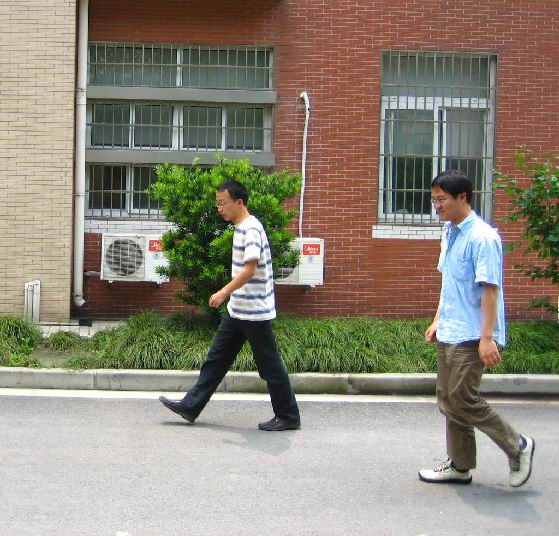
#> input picture Origin_data/Images/FudanPed00001.png, 559 x 536 px, given in place of the camera
$ python training_data.py
#> lines starting #> are read from the running program, lines starting #| are printed output that depends on the picture; after the words box and inside, x2 and y2 are one past the last pixel; in counts of white or black regions, pixels touching at a corner belong together
import random
import string
import cv2
import numpy as np

rect_length = 300

min_YCrCb = np.array([0, 133, 77], np.uint8)
max_YCrCb = np.array([235, 173, 127], np.uint8)

iterations = 3


def get_area(cnt):
    return cv2.contourArea(cnt)


def get_center_contour(cnt):
    x, y, w, h = cv2.boundingRect(cnt)
    return int(x + w / 2), int(y + h / 2)


def get_contour(frame):
    image_YCrCb = cv2.cvtColor(frame, cv2.COLOR_BGR2YCR_CB)  # Convert the input frame from RGB to YCrCb
    # Apply histogram equalization:
    channels = cv2.split(image_YCrCb)
    clahe = cv2.createCLAHE(clipLimit=2.0, tileGridSize=(8, 8))
    clahe.apply(channels[0], channels[0])
    cv2.merge(channels, image_YCrCb)

    # Filter non-human colors:
    skinRegionYCrCb = cv2.inRange(image_YCrCb, min_YCrCb, max_YCrCb)
    # Apply morphology:
    skinRegionYCrCb = cv2.erode(skinRegionYCrCb, np.ones((3, 3), np.uint8), iterations=iterations)
    skinRegionYCrCb = cv2.dilate(skinRegionYCrCb, np.ones((3, 3), np.uint8), iterations=iterations)
    skinRegionYCrCb = cv2.dilate(skinRegionYCrCb, np.ones((3, 3), np.uint8), iterations=iterations)
    skinRegionYCrCb = cv2.erode(skinRegionYCrCb, np.ones((3, 3), np.uint8), iterations=iterations)
    # Apply gaussian blur:
    skinRegionYCrCb = cv2.GaussianBlur(skinRegionYCrCb, (5, 5), 100)

    # Find the contours in the frame
    contours, hierarchy = cv2.findContours(skinRegionYCrCb, cv2.RETR_CCOMP, cv2.CHAIN_APPROX_SIMPLE)

    # Find the largest contour in the red rectangle:
    good_contours = []
    for cnt in contours:
        x, y = get_center_contour(cnt)
        if x < rect_length:
            good_contours.append(cnt)
    # Sort them by area:
    good_contours.sort(key=get_area, reverse=True)
    # Draw the red rectangle:
    cv2.rectangle(frame, (0, 0), (rect_length, 500 - 20), [0, 0, 255], 5)
    try:
        return good_contours[0]
    except:
        return None


def random_string(string_length=10):
    """Generate a random string of fixed length """
    letters = string.ascii_lowercase
    return ''.join(random.choice(letters) for i in range(string_length))


cap = cv2.VideoCapture(0)


while True:
    root = "Training_data"
    ret, pic = cap.read()
#> pic is the input picture: shape (536, 559, 3); mean B, G, R 121.2, 135.3, 142.5
    name = random_string(8)  # Get a random name for the image
    cv2.imwrite(root + "/Images/i{}.png".format(name), pic)  # Save the original image in "Images"
    try:
        height, width, channels = pic.shape  # Get the correct dimensions of the image
#> height = 536; width = 559; channels = 3
        blank_image = np.zeros((height, width, channels), np.uint8)  # Make an empty black picture
        # Draw the contour of the hand on the empty picture. The contours color is the binary image color of 1:
        cv2.drawContours(blank_image, [get_contour(pic)], -1, (1, 1, 1), -1)
#> in get_contour, `image_YCrCb = cv2.cvtColor(frame, cv2.COLOR_BGR2YCR_CB)`: image_YCrCb: shape (536, 559, 3); mean of channels 0, 1, 2 135.8, 132.8, 119.8
#> in get_contour, `skinRegionYCrCb = cv2.inRange(image_YCrCb, min_YCrCb, max_YCrCb)`:
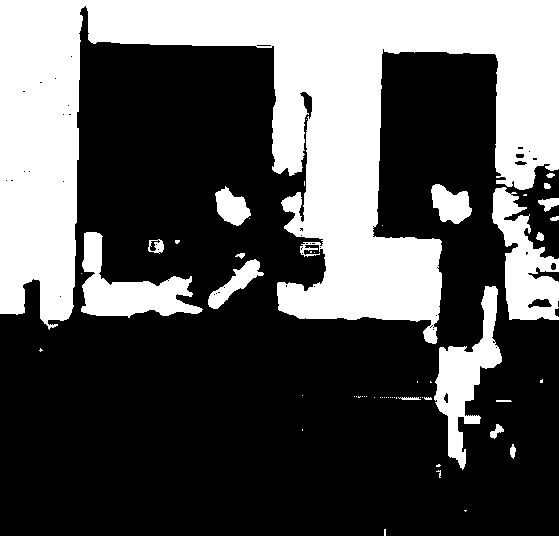
#> skinRegionYCrCb: shape (536, 559); 34% white; 56 white regions (38 under 20 px), largest, box (x1, y1, x2, y2) and area: (0, 0, 559, 344) 84678, (492, 187, 559, 320) 4688, (434, 286, 502, 470) 4515
#> in get_contour, `skinRegionYCrCb = cv2.inRange(image_YCrCb, min_YCrCb, max_YCrCb)`: image_YCrCb: shape (536, 559, 3); mean of channels 0, 1, 2 136.7, 132.8, 119.8
#> in get_contour, `skinRegionYCrCb = cv2.erode(skinRegionYCrCb, np.ones((3, 3), np.uint8)..`: skinRegionYCrCb: shape (536, 559); 28.4% white; 15 white regions (2 under 20 px), largest, box (x1, y1, x2, y2) and area: (0, 0, 559, 318) 75589, (439, 290, 498, 461) 2582, (86, 277, 195, 313) 2376
#> in get_contour, `skinRegionYCrCb = cv2.dilate(skinRegionYCrCb, np.ones((3, 3), np.uint8..`: skinRegionYCrCb: shape (536, 559); 33.3% white; 12 white regions, largest, box (x1, y1, x2, y2) and area: (0, 0, 559, 321) 83240, (436, 287, 501, 464) 4395, (493, 188, 559, 320) 4371
#> in get_contour, `skinRegionYCrCb = cv2.dilate(skinRegionYCrCb, np.ones((3, 3), np.uint8..`: skinRegionYCrCb: shape (536, 559); 37.8% white; 7 white regions, largest, box (x1, y1, x2, y2) and area: (0, 0, 559, 324) 96500, (421, 284, 504, 467) 6543, (80, 229, 201, 319) 5705
#> in get_contour, `skinRegionYCrCb = cv2.erode(skinRegionYCrCb, np.ones((3, 3), np.uint8)..`:
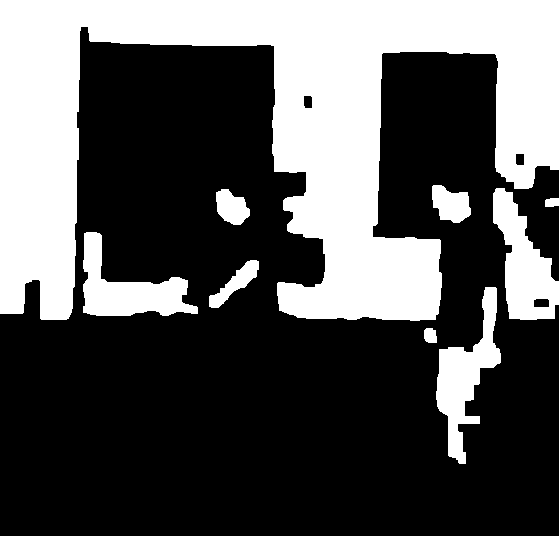
#> skinRegionYCrCb: shape (536, 559); 33.7% white; 9 white regions
#> in get_contour, `skinRegionYCrCb = cv2.GaussianBlur(skinRegionYCrCb, (5, 5), 100)`:
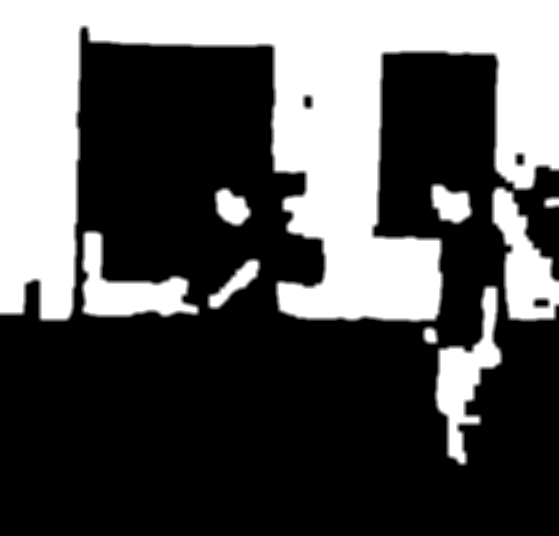
#> skinRegionYCrCb: shape (536, 559); min 0, max 255, mean 85.9
#> in get_contour, `contours, hierarchy = cv2.findContours(skinRegionYCrCb, cv2.RETR_CCOMP..`: contours = 11 contours; largest, box (x1, y1, x2, y2) and area: (0, 0, 559, 323) 92519, (434, 285, 503, 466) 5344, (81, 230, 200, 318) 5026, (430, 183, 473, 225) 1312, (207, 258, 261, 310) 1178
#> the loop in get_contour, `for cnt in contours:` made 11 passes
#> (x, y, w in get_center_contour, h in get_center_contour) on passes 1 to 11: (430, 335, 17, 19), (468, 375, 69, 181), (234, 284, 54, 52), (140, 274, 119, 88), (551, 202, 16, 13), (233, 207, 38, 40), (451, 204, 43, 42), (279, 161, 559, 323), (541, 303, 13, 6), (520, 159, 6, 9), (308, 102, 6, 10)
#> after the loop in get_contour, `for cnt in contours:`: good_contours = 4 contours; box (x1, y1, x2, y2) and area: (0, 0, 559, 323) 92519, (81, 230, 200, 318) 5026, (207, 258, 261, 310) 1178, (214, 187, 252, 227) 1086
#> in get_contour, `cv2.rectangle(frame, (0, 0), (rect_length, 500 - 20), [0, 0, 255], 5)`:
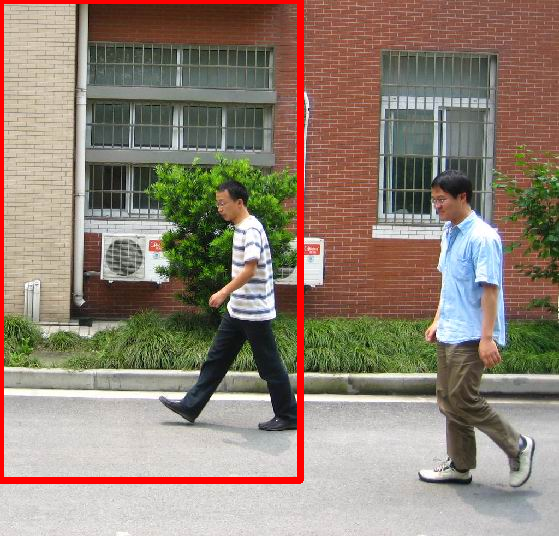
#> frame: shape (536, 559, 3); 2.85% of pixels changed, all inside (x1, y1, x2, y2) = (0, 0, 304, 484)
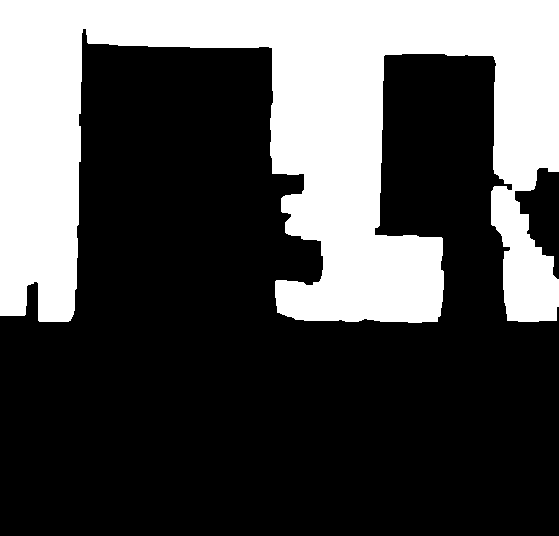
#> blank_image: shape (536, 559, 3); values 0 (black) and 1 (white), 31.4% white; 1 white region, box (x1, y1, x2, y2) and area: (0, 0, 559, 323) 94148
        cv2.imwrite(root + "/Masks/i{}.png".format(name), blank_image)  # Save the binary image in "masks"
    except cv2.error:
        pass
    cv2.imshow('camera', cv2.flip(pic, 1))
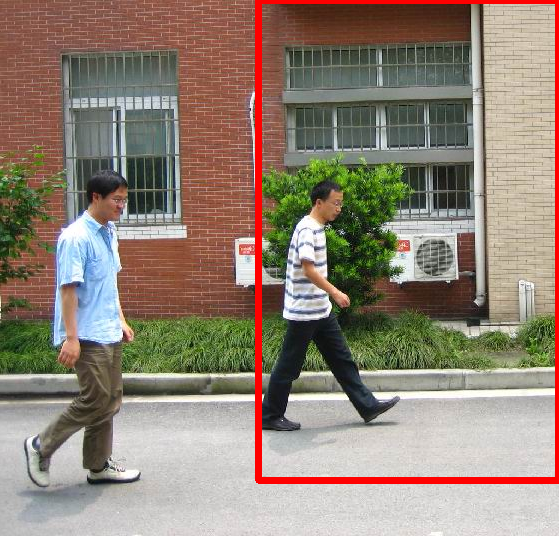
#> window 'camera': shape (536, 559, 3); mean B, G, R 117.2, 130.8, 145
    cv2.imshow('output', cv2.flip(blank_image, 1))
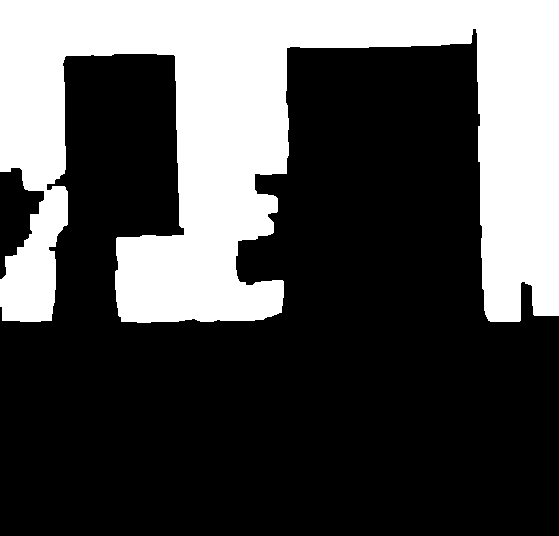
#> window 'output': shape (536, 559, 3); values 0 (black) and 1 (white), 31.4% white; 1 white region, box (x1, y1, x2, y2) and area: (0, 0, 559, 323) 94148
    cv2.waitKey(1) & 0xFF
